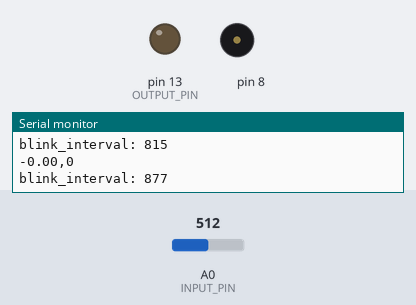
This sketch was run on a simulated Arduino Uno, built with avr-gcc and run on an emulated ATmega328P. Parts: output pins drawn as LEDs (lit = HIGH), buzzer (waves = sounding), the last lines printed to the serial monitor. Inputs (shaded band) come from the test bench; at power-on: A0 (INPUT_PIN) = 512.

Above: at 1.2 s.
1.3 s: A0 (INPUT_PIN) set to 1023
At 4.13 s:
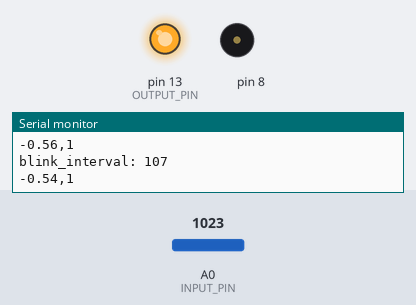
4.3 s: A0 (INPUT_PIN) set to 306
At 12.9 s:
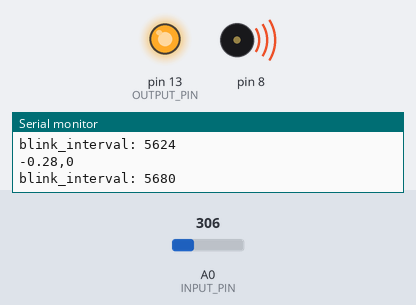
Timing chart, 0 to 13.3 s (numbered marks = the images above; inputs shaded):
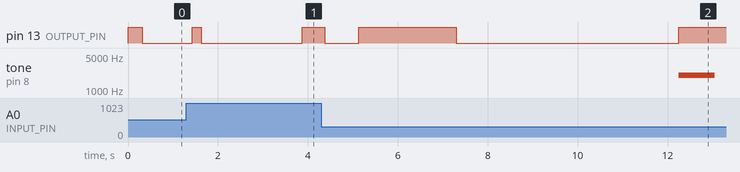

Measured:
- after the input at 1.3 s, pin 13 (OUTPUT_PIN): LOW → HIGH after 0.13 s instead of 1.8 s
- after the input at 4.3 s, pin 13 (OUTPUT_PIN): HIGH → LOW after 0.08 s instead of 4.1 s; tone on pin 8: silent → 2000 Hz after 8.0 s, → silent 0.80 s later

The sketch:

drowsinessdetecction.ino.ino
```cpp
// Drowsiness Detection - BioAmp EXG Pill
// https://github.com/upsidedownlabs/BioAmp-EXG-Pill

// Upside Down Labs invests time and resources providing this open source code,
// please support Upside Down Labs and open-source hardware by purchasing
// products from Upside Down Labs!

// Copyright (c) 2021 Upside Down Labs - contact@upsidedownlabs.tech

// Permission is hereby granted, free of charge, to any person obtaining a copy
// of this software and associated documentation files (the "Software"), to deal
// in the Software without restriction, including without limitation the rights
// to use, copy, modify, merge, publish, distribute, sublicense, and/or sell
// copies of the Software, and to permit persons to whom the Software is
// furnished to do so, subject to the following conditions:

// The above copyright notice and this permission notice shall be included in all
// copies or substantial portions of the Software.

// THE SOFTWARE IS PROVIDED "AS IS", WITHOUT WARRANTY OF ANY KIND, EXPRESS OR
// IMPLIED, INCLUDING BUT NOT LIMITED TO THE WARRANTIES OF MERCHANTABILITY,
// FITNESS FOR A PARTICULAR PURPOSE AND NONINFRINGEMENT. IN NO EVENT SHALL THE
// AUTHORS OR COPYRIGHT HOLDERS BE LIABLE FOR ANY CLAIM, DAMAGES OR OTHER
// LIABILITY, WHETHER IN AN ACTION OF CONTRACT, TORT OR OTHERWISE, ARISING FROM,
// OUT OF OR IN CONNECTION WITH THE SOFTWARE OR THE USE OR OTHER DEALINGS IN THE
// SOFTWARE.

#include <math.h>

#define SAMPLE_RATE 75
#define BAUD_RATE 115200
#define INPUT_PIN A0
#define OUTPUT_PIN 13
#define DATA_LENGTH 10
#define DROWSINESS_THRESHOLD 5000

int data_index = 0;
bool peak = false;

void setup() {
  // Serial connection begin
  Serial.begin(BAUD_RATE);

  // Setup Input & Output pin
  pinMode(INPUT_PIN, INPUT);
  pinMode(OUTPUT_PIN, OUTPUT);
}

void loop() {
  // Blink timestamps
  static unsigned long past_blink;
  static unsigned long present_blink;
  long blink_interval;

  // Calculate elapsed time
  static unsigned long past = 0;
  unsigned long present = micros();
  unsigned long interval = present - past;
  past = present;

  // Run timer
  static long timer = 0;
  timer -= interval;

  // Sample
  if(timer < 0){
    timer += 1000000 / SAMPLE_RATE;

    // Sample and Nomalize input data (-1 to 1)
    float sensor_value = analogRead(INPUT_PIN);
    float signal = EOGFilter(sensor_value)/512;

    // Get peak
    peak = Getpeak(signal);

    // Print sensor_value and peak
    Serial.print(signal);
    Serial.print(",");
    Serial.println(peak);

    // Indicate on peak
    digitalWrite(OUTPUT_PIN, peak);

    // Update blink timestamps
    present_blink= millis();
    blink_interval= present_blink - past_blink;

    if(peak==1)
      past_blink= present_blink;

    // Print blink interval
    Serial.print("blink_interval: ");
    Serial.println(blink_interval);

    // Drowsiness detection
    if(blink_interval>= DROWSINESS_THRESHOLD)
		{
				digitalWrite(OUTPUT_PIN,  HIGH);
				tone(8,2000,50);

		}
  }
}

bool Getpeak(float new_sample) {
  static float data_buffer[DATA_LENGTH] = {0};
  static int data_index = 0;
  static float mean = 0.0;
  static float standard_deviation = 0.0;
  static bool peak = false;

  // Store new sample
  data_buffer[data_index] = new_sample;

  // Calculate mean
  float sum = 0.0;
  for (int i = 0; i < DATA_LENGTH; ++i) {
    sum += data_buffer[i];
  }
  mean = sum / DATA_LENGTH;

  // Calculate standard deviation
  float variance = 0.0;
  for (int i = 0; i < DATA_LENGTH; ++i) {
    variance += pow(data_buffer[i] - mean, 2);
  }
  standard_deviation = sqrt(variance / DATA_LENGTH);

  // Check for peak (dynamic threshold)
  peak = (new_sample - mean) > (1.2 * standard_deviation);

  // Update index
  data_index = (data_index + 1) % DATA_LENGTH;

  return peak;
}

// Band-Pass Butterworth IIR digital filter, generated using filter_gen.py.
// Sampling rate: 75.0 Hz, frequency: [0.5, 19.5] Hz.
// Filter is order 4, implemented as second-order sections (biquads).
// Reference:
// https://docs.scipy.org/doc/scipy/reference/generated/scipy.signal.butter.html
// https://courses.ideate.cmu.edu/16-223/f2020/Arduino/FilterDemos/filter_gen.py
float EOGFilter(float input)
{
  float output = input;
  {
    static float z1, z2; // filter section state
    float x = output - 0.02977423*z1 - 0.04296318*z2;
    output = 0.09797471*x + 0.19594942*z1 + 0.09797471*z2;
    z2 = z1;
    z1 = x;
  }
  {
    static float z1, z2; // filter section state
    float x = output - 0.08383952*z1 - 0.46067709*z2;
    output = 1.00000000*x + 2.00000000*z1 + 1.00000000*z2;
    z2 = z1;
    z1 = x;
  }
  {
    static float z1, z2; // filter section state
    float x = output - -1.92167271*z1 - 0.92347975*z2;
    output = 1.00000000*x + -2.00000000*z1 + 1.00000000*z2;
    z2 = z1;
    z1 = x;
  }
  {
    static float z1, z2; // filter section state
    float x = output - -1.96758891*z1 - 0.96933514*z2;
    output = 1.00000000*x + -2.00000000*z1 + 1.00000000*z2;
    z2 = z1;
    z1 = x;
  }
  return output;
}
```
